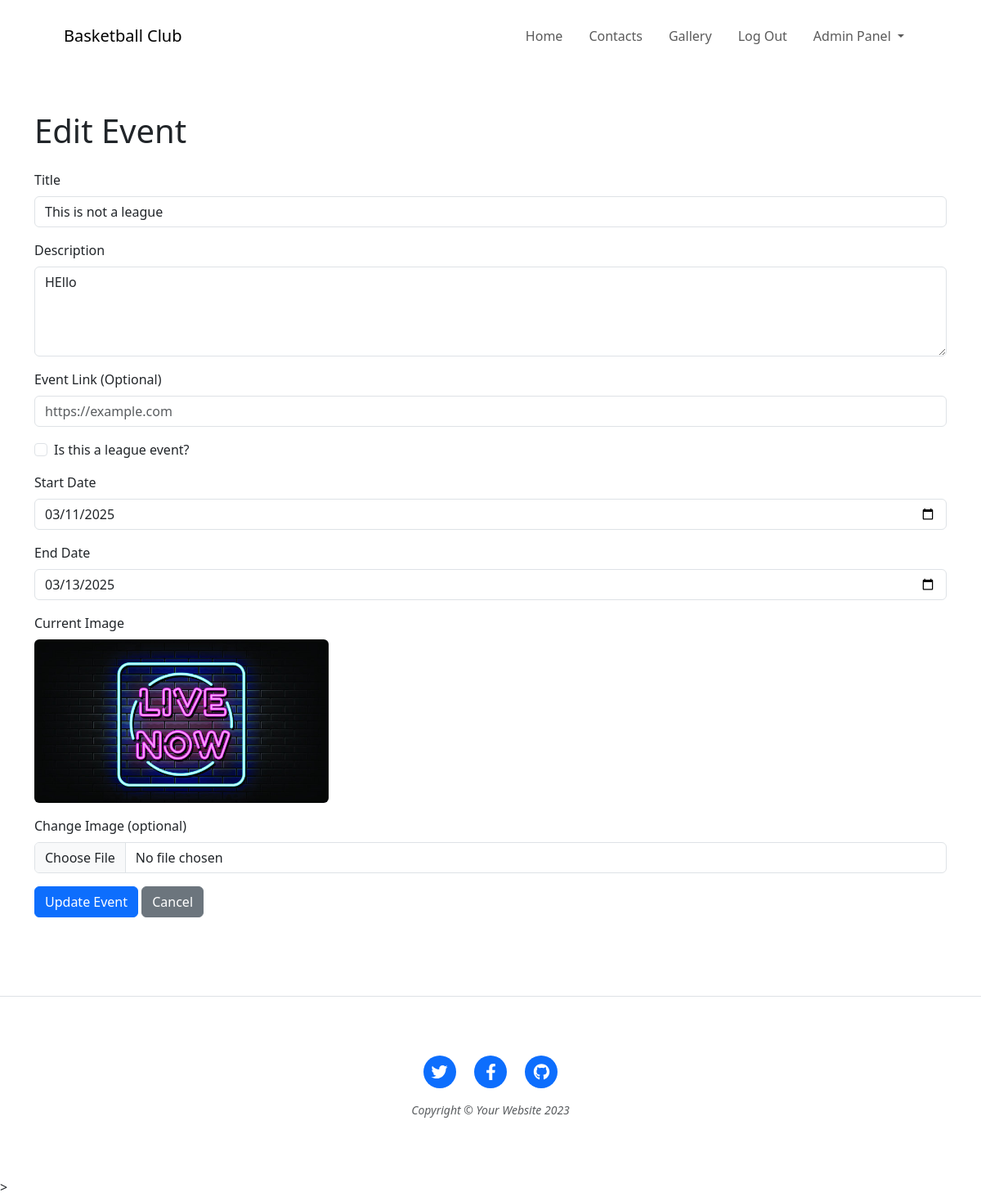
/add/edit_event/1 (signed in), run on the app's committed database.
### website/models.py (models this page shows)
class Event(db.Model):
    id = db.Column(db.Integer, primary_key=True)
    title = db.Column(db.String(100), nullable=False)
    description = db.Column(db.Text, nullable=False)
    img_url = db.Column(db.String(255), nullable=False)
    start_date = db.Column(db.Date, default=func.current_date())
    end_date = db.Column(db.Date, default=func.current_date())
    link = db.Column(db.String(255), nullable=True)
    is_league = db.Column(db.Boolean, default=False)
    admin_id = db.Column(db.Integer, db.ForeignKey('admin.id'), nullable=False)
    matches = db.relationship('Match', backref='event', lazy=True)
    teams = db.relationship('Team', backref='event', lazy=True)
    galleries = db.relationship('GalleryAlbum', backref='event', lazy=True)

### website/add_event.py (the view, shortened to what this page needs)
@add_event.route('/edit_event/<int:event_id>', methods=['GET', 'POST'])
@login_required
def edit_event(event_id):
    if current_user.id != 1:
        flash("You do not have permission to edit events.", category='error')
        return redirect(url_for('views.home'))
    event = Event.query.get_or_404(event_id)
    return render_template("edit_event.html", event=event)

### website/__init__.py (called while the page is built)
@login_manager.user_loader
def load_user(user_id):
    from .models import Admin
    return Admin.query.get(int(user_id))

### website/templates/edit_event.html
{% include 'header.html' %}
<div class="container mt-5">
    <h1 class="mb-4">Edit Event</h1>
    <form method="POST" enctype="multipart/form-data" action="{{ url_for('add_event.edit_event', event_id=event.id) }}">
        <div class="mb-3">
            <label for="title" class="form-label">Title</label>
            <input type="text" class="form-control" id="title" name="title" value="{{ event.title }}" placeholder="Enter event title" required>
        </div>
        <div class="mb-3">
            <label for="description" class="form-label">Description</label>
            <textarea class="form-control" id="description" name="description" rows="4" placeholder="Enter event description" required>{{ event.description }}</textarea>
        </div>
        <div class="mb-3">
            <label for="link" class="form-label">Event Link (Optional)</label>
            <input type="url" class="form-control" id="link" name="link" value="{{ event.link or '' }}" placeholder="https://example.com">
        </div>
        <div class="form-check mb-3">
        <input class="form-check-input" type="checkbox" id="is_league" name="is_league" {% if event.is_league %}checked{% endif %}>
        <label class="form-check-label" for="is_league">Is this a league event?</label>
        </div>
        <div class="mb-3">
            <label for="start_date" class="form-label">Start Date</label>
            <input type="date" class="form-control" id="start_date" name="start_date" value="{{ event.start_date.strftime('%Y-%m-%d') }}" required>
        </div>
        <div class="mb-3">
            <label for="end_date" class="form-label">End Date</label>
            <input type="date" class="form-control" id="end_date" name="end_date" value="{{ event.end_date.strftime('%Y-%m-%d') }}" required>
        </div>
        <div class="mb-3">
            <label class="form-label">Current Image</label>
            <div>
                <img src="{{ url_for('static', filename='assets/img/' ~ event.img_url) }}" alt="Current Event Image" class="img-fluid rounded" style="max-height: 200px;">
            </div>
        </div>
        <div class="mb-3">
            <label for="image" class="form-label">Change Image (optional)</label>
            <input type="file" class="form-control" id="image" name="image" accept="image/*">
        </div>
        <button type="submit" class="btn btn-primary">Update Event</button>
        <a href="{{ url_for('add_event.event_page', event_id=event.id) }}" class="btn btn-secondary">Cancel</a>
    </form>
</div>
<div class="py-5"></div>
{% include 'footer.html' %}

### data on the page
Event: title "This is not a league", description "HEllo", start_date "03/11/2025", end_date "03/13/2025", img_url (picture)
